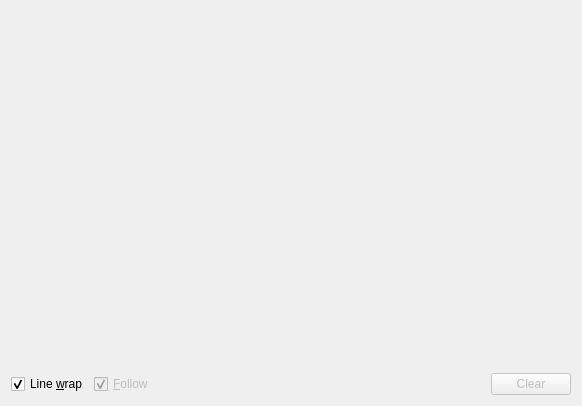
<?xml version="1.0" encoding="UTF-8"?>
<ui version="4.0">
 <class>LogTabWidget</class>
 <widget class="QWidget" name="LogTabWidget">
  <property name="geometry">
   <rect>
    <x>0</x>
    <y>0</y>
    <width>582</width>
    <height>406</height>
   </rect>
  </property>
  <property name="windowTitle">
   <string>Form</string>
  </property>
  <layout class="QVBoxLayout" name="verticalLayout" stretch="1,0">
   <item>
    <widget class="LogViewport" name="logViewport" native="true"/>
   </item>
   <item>
    <layout class="QHBoxLayout" name="horizontalLayout">
     <item>
      <widget class="QCheckBox" name="chbLineWrap">
       <property name="text">
        <string>Line &amp;wrap</string>
       </property>
       <property name="checked">
        <bool>true</bool>
       </property>
      </widget>
     </item>
     <item>
      <widget class="QCheckBox" name="chbFollow">
       <property name="enabled">
        <bool>false</bool>
       </property>
       <property name="text">
        <string>&amp;Follow</string>
       </property>
       <property name="checkable">
        <bool>true</bool>
       </property>
       <property name="checked">
        <bool>true</bool>
       </property>
      </widget>
     </item>
     <item>
      <spacer name="horizontalSpacer">
       <property name="orientation">
        <enum>Qt::Horizontal</enum>
       </property>
       <property name="sizeHint" stdset="0">
        <size>
         <width>40</width>
         <height>20</height>
        </size>
       </property>
      </spacer>
     </item>
     <item>
      <widget class="QPushButton" name="bClear">
       <property name="enabled">
        <bool>false</bool>
       </property>
       <property name="text">
        <string>Clear</string>
       </property>
      </widget>
     </item>
    </layout>
   </item>
  </layout>
 </widget>
 <customwidgets>
  <customwidget>
   <class>LogViewport</class>
   <extends>QWidget</extends>
   <header>LogViewport.h</header>
   <container>1</container>
   <slots>
    <signal>followDisabledByNavigation()</signal>
    <signal>bottomHitByNavigation()</signal>
    <slot>setLineWrap(bool)</slot>
    <slot>setFollow(bool)</slot>
   </slots>
  </customwidget>
 </customwidgets>
 <resources/>
 <connections>
  <connection>
   <sender>chbLineWrap</sender>
   <signal>toggled(bool)</signal>
   <receiver>logViewport</receiver>
   <slot>setLineWrap(bool)</slot>
   <hints>
    <hint type="sourcelabel">
     <x>44</x>
     <y>392</y>
    </hint>
    <hint type="destinationlabel">
     <x>290</x>
     <y>191</y>
    </hint>
   </hints>
  </connection>
  <connection>
   <sender>chbFollow</sender>
   <signal>toggled(bool)</signal>
   <receiver>logViewport</receiver>
   <slot>setFollow(bool)</slot>
   <hints>
    <hint type="sourcelabel">
     <x>111</x>
     <y>392</y>
    </hint>
    <hint type="destinationlabel">
     <x>290</x>
     <y>191</y>
    </hint>
   </hints>
  </connection>
 </connections>
</ui>
